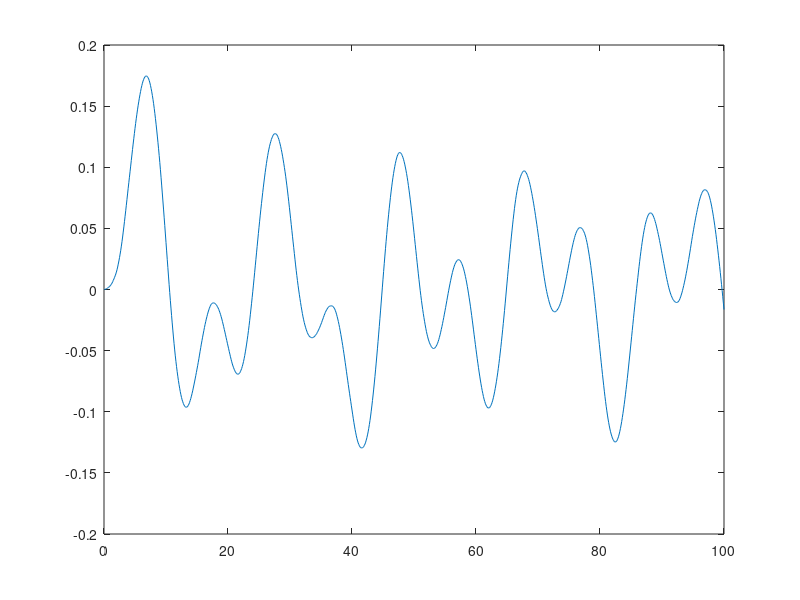
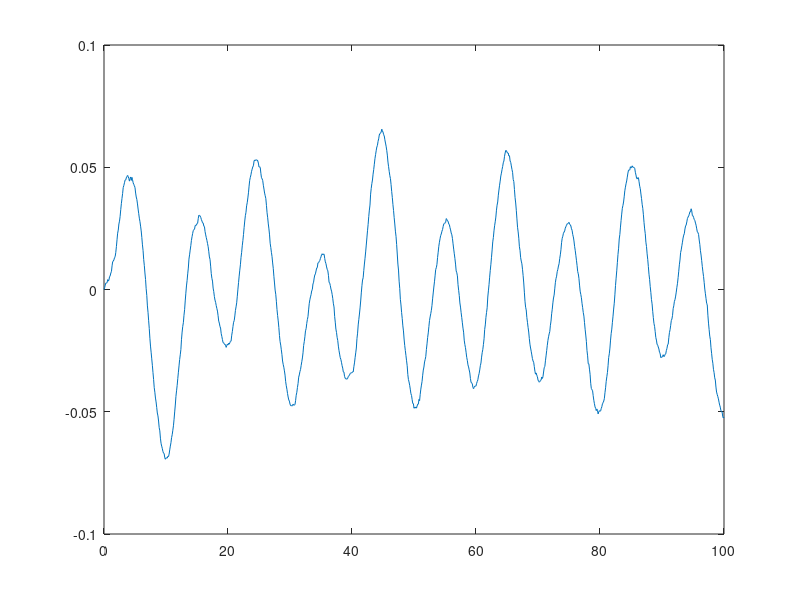
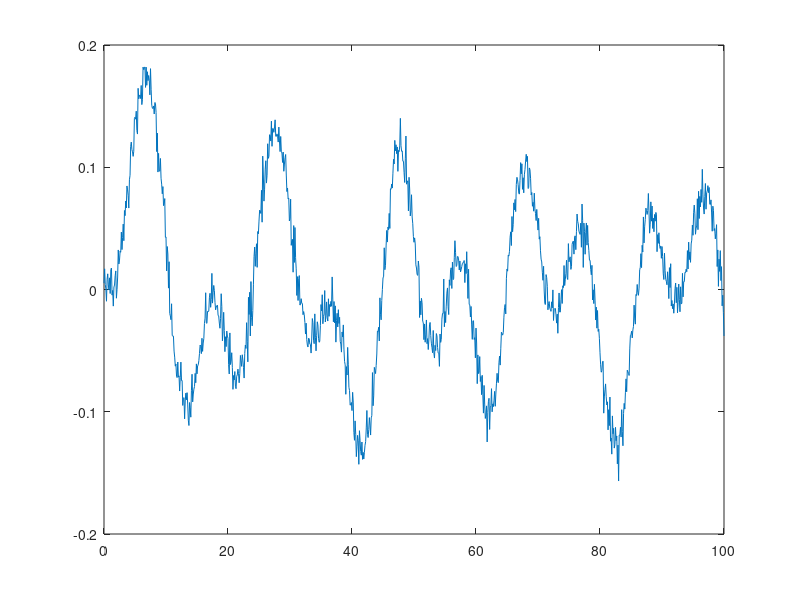

Write the MATLAB code that produced these figures, in order.
% simple spring-damper system
clear; close all; clc;

m = 50; b = 2; k = 4;
A = [0 1
    -k/m -b/m];
B = [0
    1/m];
C = [1 0];
D = 0;

dT = 0.1;
Ad = expm(A * dT);
Bd = A \ (Ad - eye(2)) * B;
Cd = C;
Dd = D;

Sw = 0.01; Sv = 1e-5;
Bw = B; % assume the sensor noise is the same as input
Z = [-A Bw*Sw*Bw'
    zeros(2) A'];
C = expm(Z*dT);
c12 = C(1:2, 3:4);
c22 = C(3:4, 3:4);
SigmaW = c22' * c12;
SigmaV = Sv/dT;

t = 0:dT:100;
u = sin(2 * pi *(1/10) *t); % assume the input is sine wave

x = zeros(2, length(t) + 1);
z = zeros(1, length(t));

for k = 1:length(t)
    x(:,k+1) = Ad * x(:,k) + Bd * u(k) + chol(SigmaW, 'lower') * randn(2, 1);
    z(k) = Cd * x(:,k) + Dd * u(k) + chol(SigmaV, 'lower') * randn(1);
end
x = x(:, 1:length(t)); % Crop states to same length as t

figure(1);
plot(t, x(1, :)); % position

figure(2);
plot(t, x(2, :)); % velocity

figure(3);
plot(t, z); % noisy position output measurement


% save for KF
save simOut.mat Ad Bd Cd Dd SigmaW SigmaV dT t u x z
